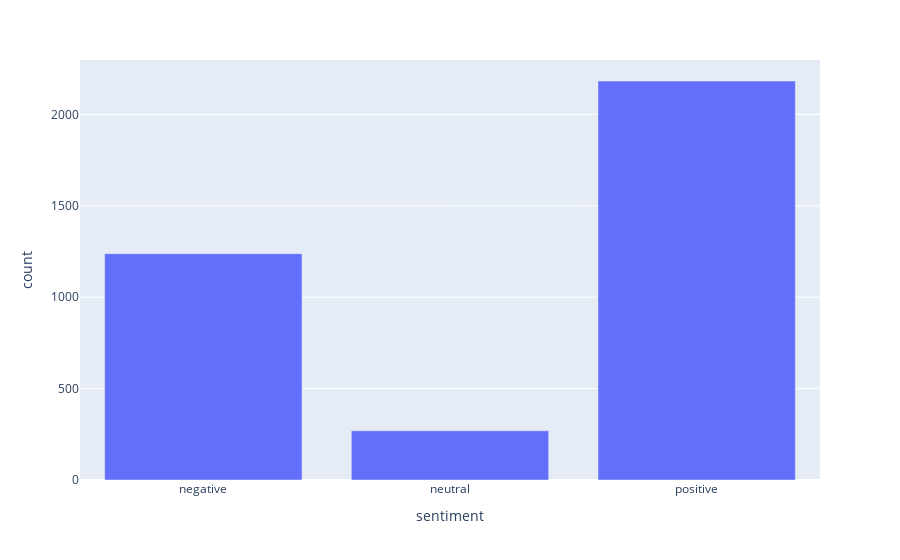

Notebook code cell kept with this figure:
### Code cell
senti_fig = px.bar(sentiment_df, x='sentiment', y='count')
senti_fig.show()

### Figure 1 — Plotly figure (JSON) as saved in the notebook; plotly's stock layout.template omitted (floating-point values rounded to 4 significant figures)
{"data": [{"alignmentgroup": "True", "hovertemplate": "sentiment=%{x}<br>count=%{y}<extra></extra>", "legendgroup": "", "marker": {"color": "#636efa", "pattern": {"shape": ""}}, "name": "", "offsetgroup": "", "orientation": "v", "showlegend": false, "textposition": "auto", "type": "bar", "x": ["negative", "neutral", "positive"], "xaxis": "x", "y": [1238, 269, 2183], "yaxis": "y"}], "layout": {"barmode": "relative", "legend": {"tracegroupgap": 0}, "margin": {"t": 60}, "xaxis": {"anchor": "y", "domain": [0, 1], "title": {"text": "sentiment"}}, "yaxis": {"anchor": "x", "domain": [0, 1], "title": {"text": "count"}}}}
